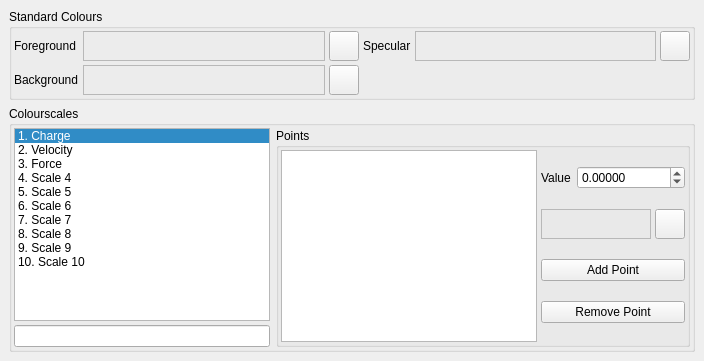
     <widget class="QWidget" name="ColoursTab" >
      <attribute name="title" >
       <string>Colours</string>
      </attribute>
      <attribute name="icon" >
       <iconset resource="icons.qrc" >:/basic/icons/basic_colour.svg</iconset>
      </attribute>
      <layout class="QVBoxLayout" >
       <property name="margin" >
        <number>9</number>
       </property>
       <property name="spacing" >
        <number>6</number>
       </property>
       <item>
        <widget class="QGroupBox" name="ColourGroup" >
         <property name="sizePolicy" >
          <sizepolicy>
           <hsizetype>1</hsizetype>
           <vsizetype>1</vsizetype>
           <horstretch>0</horstretch>
           <verstretch>0</verstretch>
          </sizepolicy>
         </property>
         <property name="title" >
          <string>Standard Colours</string>
         </property>
         <layout class="QHBoxLayout" >
          <property name="margin" >
           <number>2</number>
          </property>
          <property name="spacing" >
           <number>4</number>
          </property>
          <item>
           <layout class="QGridLayout" >
            <property name="margin" >
             <number>0</number>
            </property>
            <property name="spacing" >
             <number>4</number>
            </property>
            <item row="0" column="0" >
             <widget class="QLabel" name="label_2" >
              <property name="text" >
               <string>Foreground</string>
              </property>
             </widget>
            </item>
            <item row="1" column="1" >
             <layout class="QHBoxLayout" >
              <property name="margin" >
               <number>0</number>
              </property>
              <property name="spacing" >
               <number>4</number>
              </property>
              <item>
               <widget class="TColourFrame" name="BackgroundColourFrame" >
                <property name="sizePolicy" >
                 <sizepolicy>
                  <hsizetype>7</hsizetype>
                  <vsizetype>5</vsizetype>
                  <horstretch>0</horstretch>
                  <verstretch>0</verstretch>
                 </sizepolicy>
                </property>
                <property name="minimumSize" >
                 <size>
                  <width>16</width>
                  <height>16</height>
                 </size>
                </property>
                <property name="frameShape" >
                 <enum>QFrame::StyledPanel</enum>
                </property>
                <property name="frameShadow" >
                 <enum>QFrame::Raised</enum>
                </property>
               </widget>
              </item>
              <item>
               <widget class="QPushButton" name="BackgroundColourButton" >
                <property name="sizePolicy" >
                 <sizepolicy>
                  <hsizetype>5</hsizetype>
                  <vsizetype>5</vsizetype>
                  <horstretch>0</horstretch>
                  <verstretch>0</verstretch>
                 </sizepolicy>
                </property>
                <property name="minimumSize" >
                 <size>
                  <width>30</width>
                  <height>30</height>
                 </size>
                </property>
                <property name="maximumSize" >
                 <size>
                  <width>30</width>
                  <height>30</height>
                 </size>
                </property>
                <property name="text" >
                 <string/>
                </property>
                <property name="icon" >
                 <iconset resource="icons.qrc" >:/basic/icons/basic_colour.svg</iconset>
                </property>
               </widget>
              </item>
             </layout>
            </item>
            <item row="1" column="0" >
             <widget class="QLabel" name="label_3" >
              <property name="text" >
               <string>Background</string>
              </property>
             </widget>
            </item>
            <item row="0" column="1" >
             <layout class="QHBoxLayout" >
              <property name="margin" >
               <number>0</number>
              </property>
              <property name="spacing" >
               <number>4</number>
              </property>
              <item>
               <widget class="TColourFrame" name="ForegroundColourFrame" >
                <property name="sizePolicy" >
                 <sizepolicy>
                  <hsizetype>7</hsizetype>
                  <vsizetype>5</vsizetype>
                  <horstretch>0</horstretch>
                  <verstretch>0</verstretch>
                 </sizepolicy>
                </property>
                <property name="minimumSize" >
                 <size>
                  <width>16</width>
                  <height>16</height>
                 </size>
                </property>
                <property name="frameShape" >
                 <enum>QFrame::StyledPanel</enum>
                </property>
                <property name="frameShadow" >
                 <enum>QFrame::Raised</enum>
                </property>
               </widget>
              </item>
              <item>
               <widget class="QPushButton" name="ForegroundColourButton" >
                <property name="sizePolicy" >
                 <sizepolicy>
                  <hsizetype>5</hsizetype>
                  <vsizetype>5</vsizetype>
                  <horstretch>0</horstretch>
                  <verstretch>0</verstretch>
                 </sizepolicy>
                </property>
                <property name="minimumSize" >
                 <size>
                  <width>30</width>
                  <height>30</height>
                 </size>
                </property>
                <property name="maximumSize" >
                 <size>
                  <width>30</width>
                  <height>30</height>
                 </size>
                </property>
                <property name="text" >
                 <string/>
                </property>
                <property name="icon" >
                 <iconset resource="icons.qrc" >:/basic/icons/basic_colour.svg</iconset>
                </property>
               </widget>
              </item>
             </layout>
            </item>
            <item row="0" column="2" >
             <widget class="QLabel" name="label_4" >
              <property name="text" >
               <string>Specular</string>
              </property>
             </widget>
            </item>
            <item row="0" column="3" >
             <layout class="QHBoxLayout" >
              <property name="margin" >
               <number>0</number>
              </property>
              <property name="spacing" >
               <number>4</number>
              </property>
              <item>
               <widget class="TColourFrame" name="SpecularColourFrame" >
                <property name="sizePolicy" >
                 <sizepolicy>
                  <hsizetype>7</hsizetype>
                  <vsizetype>5</vsizetype>
                  <horstretch>0</horstretch>
                  <verstretch>0</verstretch>
                 </sizepolicy>
                </property>
                <property name="minimumSize" >
                 <size>
                  <width>16</width>
                  <height>16</height>
                 </size>
                </property>
                <property name="frameShape" >
                 <enum>QFrame::StyledPanel</enum>
                </property>
                <property name="frameShadow" >
                 <enum>QFrame::Raised</enum>
                </property>
               </widget>
              </item>
              <item>
               <widget class="QPushButton" name="SpecularColourButton" >
                <property name="sizePolicy" >
                 <sizepolicy>
                  <hsizetype>5</hsizetype>
                  <vsizetype>5</vsizetype>
                  <horstretch>0</horstretch>
                  <verstretch>0</verstretch>
                 </sizepolicy>
                </property>
                <property name="minimumSize" >
                 <size>
                  <width>30</width>
                  <height>30</height>
                 </size>
                </property>
                <property name="maximumSize" >
                 <size>
                  <width>30</width>
                  <height>30</height>
                 </size>
                </property>
                <property name="text" >
                 <string/>
                </property>
                <property name="icon" >
                 <iconset resource="icons.qrc" >:/basic/icons/basic_colour.svg</iconset>
                </property>
               </widget>
              </item>
             </layout>
            </item>
           </layout>
          </item>
         </layout>
        </widget>
       </item>
       <item>
        <widget class="QGroupBox" name="ColourscalesGroup" >
         <property name="title" >
          <string>Colourscales</string>
         </property>
         <layout class="QHBoxLayout" >
          <property name="margin" >
           <number>2</number>
          </property>
          <property name="spacing" >
           <number>4</number>
          </property>
          <item>
           <layout class="QHBoxLayout" >
            <property name="margin" >
             <number>0</number>
            </property>
            <property name="spacing" >
             <number>6</number>
            </property>
            <item>
             <layout class="QVBoxLayout" >
              <property name="margin" >
               <number>0</number>
              </property>
              <property name="spacing" >
               <number>4</number>
              </property>
              <item>
               <widget class="QListWidget" name="ScaleList" >
                <property name="sizePolicy" >
                 <sizepolicy>
                  <hsizetype>7</hsizetype>
                  <vsizetype>7</vsizetype>
                  <horstretch>9</horstretch>
                  <verstretch>0</verstretch>
                 </sizepolicy>
                </property>
                <property name="currentRow" >
                 <number>0</number>
                </property>
                <item>
                 <property name="text" >
                  <string>1. Charge</string>
                 </property>
                </item>
                <item>
                 <property name="text" >
                  <string>2. Velocity</string>
                 </property>
                </item>
                <item>
                 <property name="text" >
                  <string>3. Force</string>
                 </property>
                </item>
                <item>
                 <property name="text" >
                  <string>4. Scale 4</string>
                 </property>
                </item>
                <item>
                 <property name="text" >
                  <string>5. Scale 5</string>
                 </property>
                </item>
                <item>
                 <property name="text" >
                  <string>6. Scale 6</string>
                 </property>
                </item>
                <item>
                 <property name="text" >
                  <string>7. Scale 7</string>
                 </property>
                </item>
                <item>
                 <property name="text" >
                  <string>8. Scale 8</string>
                 </property>
                </item>
                <item>
                 <property name="text" >
                  <string>9. Scale 9</string>
                 </property>
                </item>
                <item>
                 <property name="text" >
                  <string>10. Scale 10</string>
                 </property>
                </item>
               </widget>
              </item>
              <item>
               <widget class="QLineEdit" name="ScaleNameEdit" />
              </item>
             </layout>
            </item>
            <item>
             <widget class="QGroupBox" name="PointsGroup" >
              <property name="sizePolicy" >
               <sizepolicy>
                <hsizetype>7</hsizetype>
                <vsizetype>5</vsizetype>
                <horstretch>0</horstretch>
                <verstretch>0</verstretch>
               </sizepolicy>
              </property>
              <property name="title" >
               <string>Points</string>
              </property>
              <layout class="QHBoxLayout" >
               <property name="margin" >
                <number>2</number>
               </property>
               <property name="spacing" >
                <number>4</number>
               </property>
               <item>
                <layout class="QHBoxLayout" >
                 <property name="margin" >
                  <number>0</number>
                 </property>
                 <property name="spacing" >
                  <number>4</number>
                 </property>
                 <item>
                  <widget class="QListWidget" name="ScalePointsList" />
                 </item>
                 <item>
                  <layout class="QVBoxLayout" >
                   <property name="margin" >
                    <number>0</number>
                   </property>
                   <property name="spacing" >
                    <number>4</number>
                   </property>
                   <item>
                    <layout class="QHBoxLayout" >
                     <property name="margin" >
                      <number>0</number>
                     </property>
                     <property name="spacing" >
                      <number>6</number>
                     </property>
                     <item>
                      <widget class="QLabel" name="label_5" >
                       <property name="text" >
                        <string>Value</string>
                       </property>
                      </widget>
                     </item>
                     <item>
                      <widget class="QDoubleSpinBox" name="PointValueSpin" >
                       <property name="sizePolicy" >
                        <sizepolicy>
                         <hsizetype>7</hsizetype>
                         <vsizetype>0</vsizetype>
                         <horstretch>0</horstretch>
                         <verstretch>0</verstretch>
                        </sizepolicy>
                       </property>
                       <property name="minimumSize" >
                        <size>
                         <width>64</width>
                         <height>0</height>
                        </size>
                       </property>
                       <property name="sizeIncrement" >
                        <size>
                         <width>0</width>
                         <height>0</height>
                        </size>
                       </property>
                       <property name="decimals" >
                        <number>5</number>
                       </property>
                       <property name="maximum" >
                        <double>10000000.000000000000000</double>
                       </property>
                       <property name="minimum" >
                        <double>-10000000.000000000000000</double>
                       </property>
                      </widget>
                     </item>
                    </layout>
                   </item>
                   <item>
                    <layout class="QHBoxLayout" >
                     <property name="margin" >
                      <number>0</number>
                     </property>
                     <property name="spacing" >
                      <number>4</number>
                     </property>
                     <item>
                      <widget class="TColourFrame" name="PointColourFrame" >
                       <property name="sizePolicy" >
                        <sizepolicy>
                         <hsizetype>7</hsizetype>
                         <vsizetype>5</vsizetype>
                         <horstretch>0</horstretch>
                         <verstretch>0</verstretch>
                        </sizepolicy>
                       </property>
                       <property name="minimumSize" >
                        <size>
                         <width>32</width>
                         <height>16</height>
                        </size>
                       </property>
                       <property name="frameShape" >
                        <enum>QFrame::StyledPanel</enum>
                       </property>
                       <property name="frameShadow" >
                        <enum>QFrame::Raised</enum>
                       </property>
                      </widget>
                     </item>
                     <item>
                      <widget class="QPushButton" name="PointColourButton" >
                       <property name="sizePolicy" >
                        <sizepolicy>
                         <hsizetype>5</hsizetype>
                         <vsizetype>5</vsizetype>
                         <horstretch>0</horstretch>
                         <verstretch>0</verstretch>
                        </sizepolicy>
                       </property>
                       <property name="minimumSize" >
                        <size>
                         <width>30</width>
                         <height>30</height>
                        </size>
                       </property>
                       <property name="maximumSize" >
                        <size>
                         <width>30</width>
                         <height>30</height>
                        </size>
                       </property>
                       <property name="text" >
                        <string/>
                       </property>
                       <property name="icon" >
                        <iconset resource="icons.qrc" >:/basic/icons/basic_colour.svg</iconset>
                       </property>
                      </widget>
                     </item>
                    </layout>
                   </item>
                   <item>
                    <widget class="QPushButton" name="AddPointButton" >
                     <property name="text" >
                      <string>Add Point</string>
                     </property>
                    </widget>
                   </item>
                   <item>
                    <widget class="QPushButton" name="RemovePointButton" >
                     <property name="text" >
                      <string>Remove Point</string>
                     </property>
                    </widget>
                   </item>
                  </layout>
                 </item>
                </layout>
               </item>
              </layout>
             </widget>
            </item>
           </layout>
          </item>
         </layout>
        </widget>
       </item>
      </layout>
     </widget>
